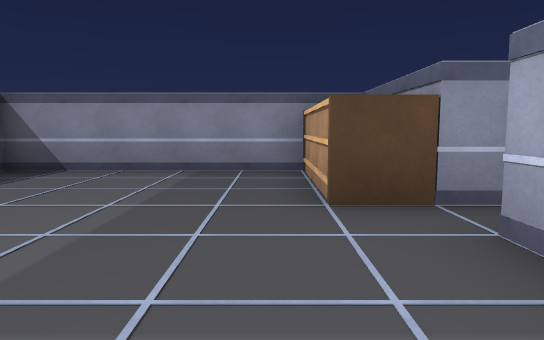
View 1 (above)

22 first-person views from a walk through a 3-D level made in the Unity game engine. The camera is 1.4 m above the floor, tilts 6° down and sees 70° across. The floor is counted in squares, 2 m on a side. Each view is taken from the middle of a square. On the plan, view 1 faces up. The plan holds only what a view shows up to about 11 squares ahead; the rest is blank. The place goes on beyond the plan. The player is left out.

View 2
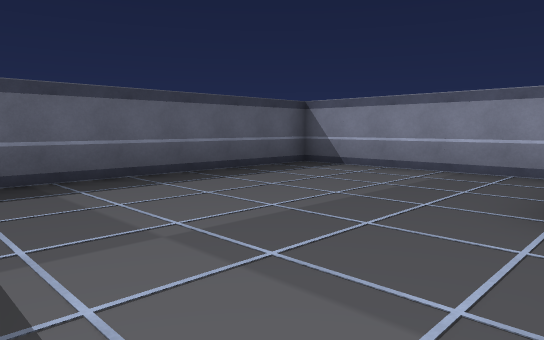

View 3
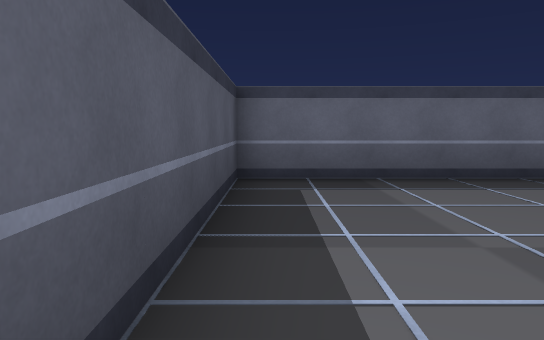

View 4
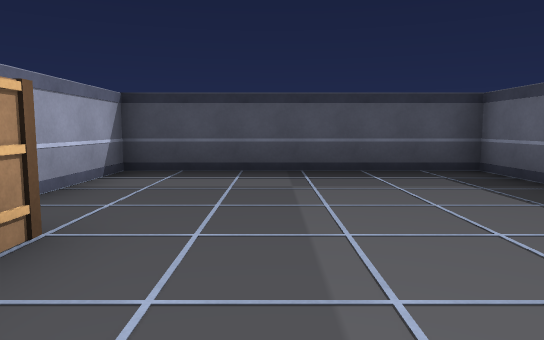

View 5
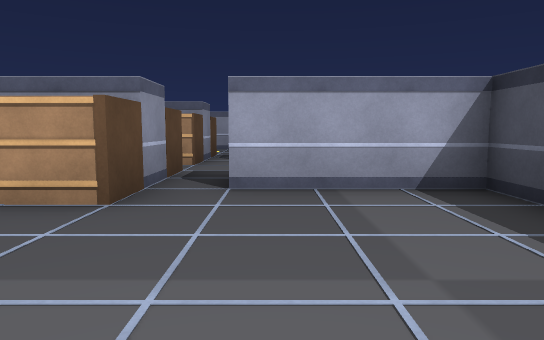

View 6
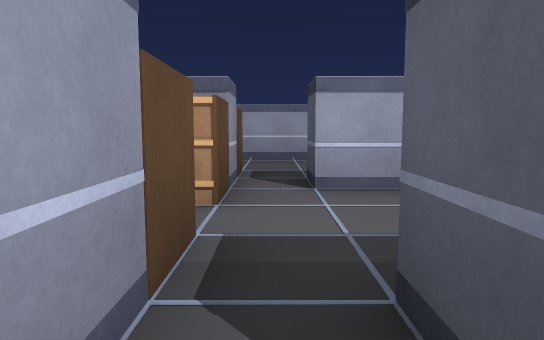

View 7
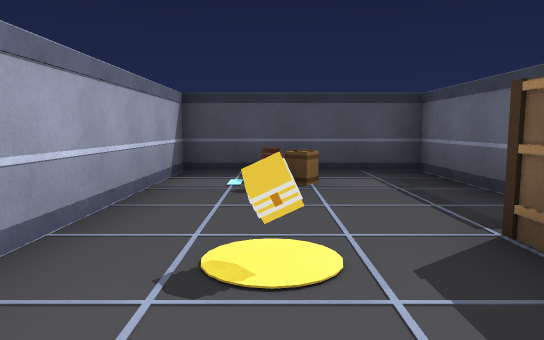

View 8
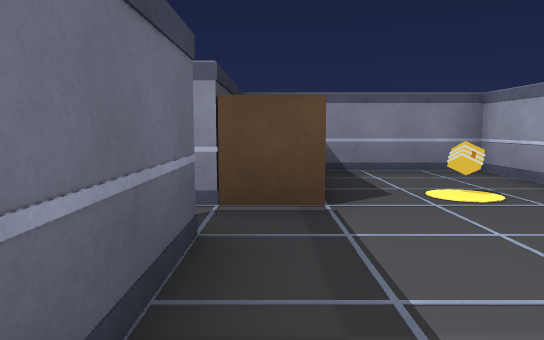

View 9
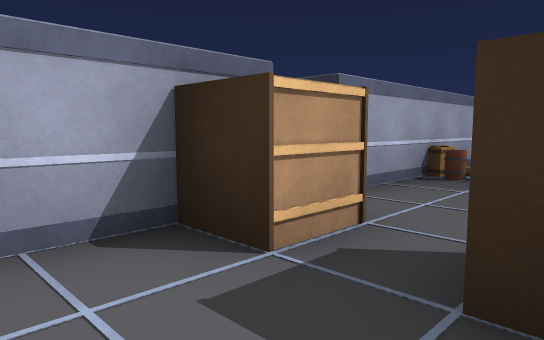

View 10
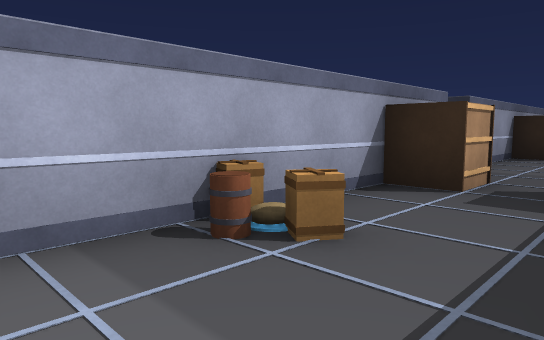

View 11
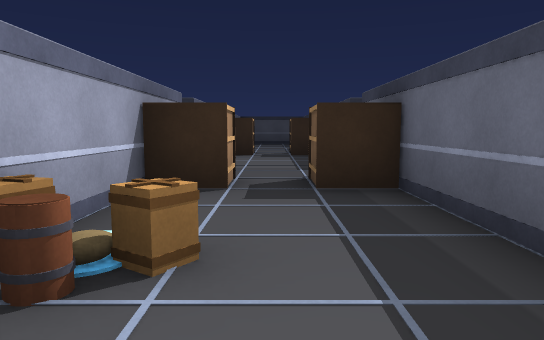

View 12
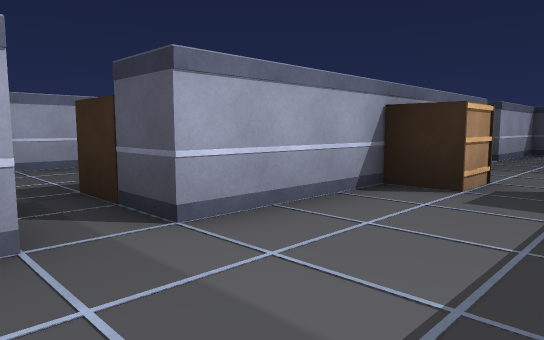

View 13
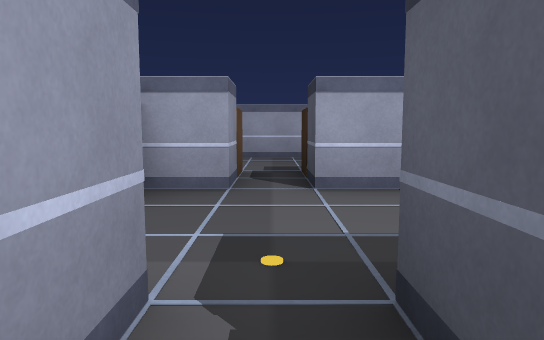

View 14
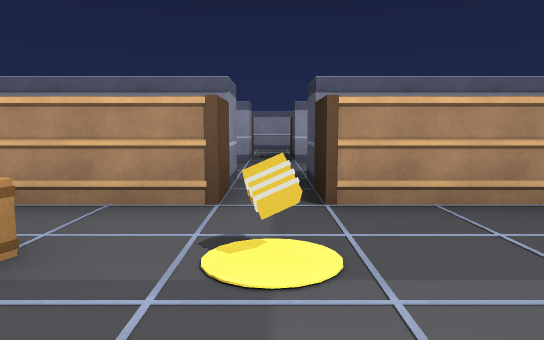

View 15
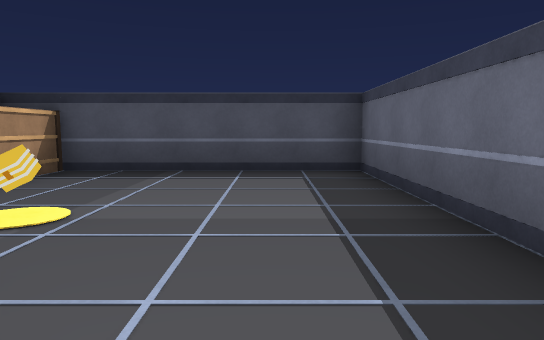

View 16
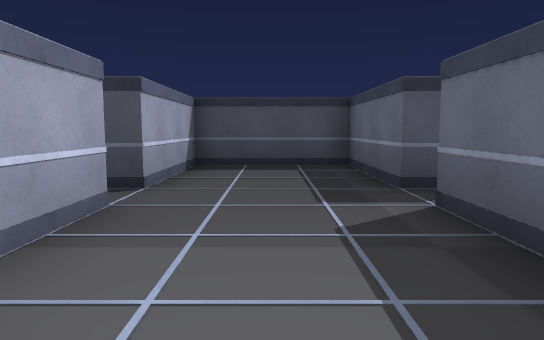

View 17
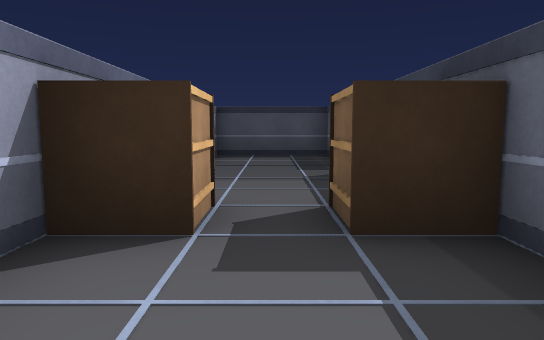

View 18
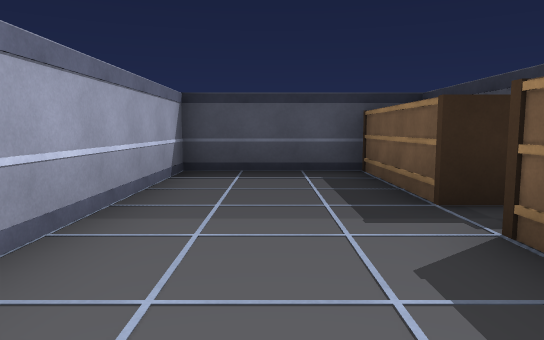

View 19
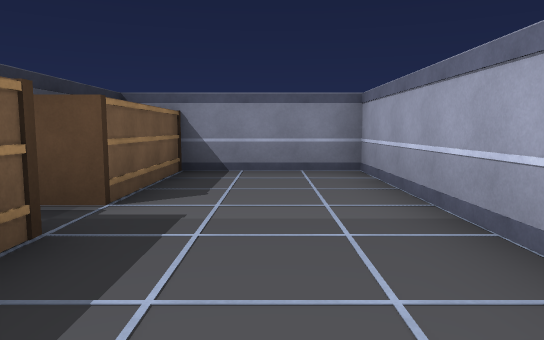

View 20
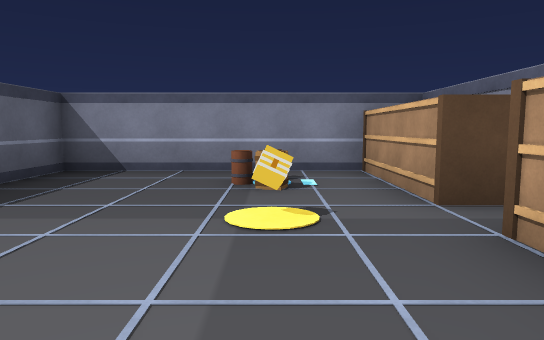

View 21
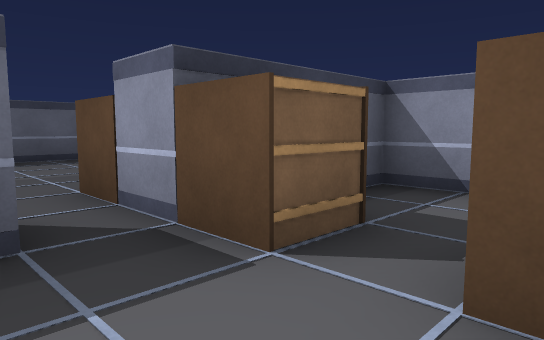

View 22
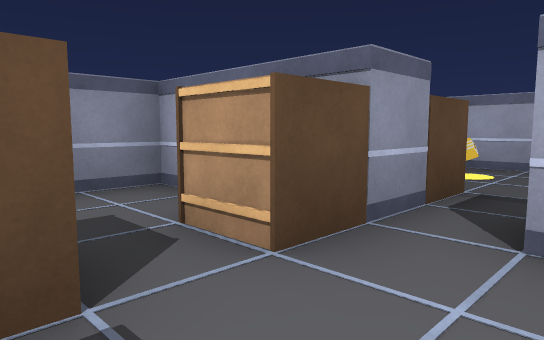

### Floor plan
Points are (right, up) in squares from view 1. A wall is a line through its corners. A room is listed if a view was taken in it or the views show most of it. See-through windows are left out.
Room 1 (views 1, 2, 3, 4, 5, 6)
walls: (-4.6, -0.5) (1.5, -0.5) (1.5, 2.5); (0.6, 6.5) (-4.5, 6.5) (-4.5, -1)
ways out: opening at (2, 3) to room 3
objects: other object (1, 4) to (1, 6)
Room 2 (views 7, 8)
walls: (6.6, 3.5) (5.5, 3.5); (5.5, 2.5) (6.5, 2.5) (6.5, -0.5) (10.5, -0.5) (10.5, 4.5); (10.5, 4.9) (10.5, 6.5) (7.9, 6.5)
ways out: opening at (6, 3) to room 3
objects: other object (7, 4) to (7, 6); other object (9, 1); other object (9, 4)
Room 3 (views 9, 10, 11, 12, 16, 17, 21, 22)
walls: (2.6, -4.5) (1.5, -4.5); (5.5, -4.5) (5.5, -3.5); (1.5, -5.5) (2.6, -5.5); (5.5, -2.6) (5.5, 2.5); (2.5, -8) (2.5, -8.6); (5.5, -8.6) (5.5, -5.5); (2.5, 0) (2.5, -2.6); (2.5, -11) (2.5, -12.5); (5.5, -12.5) (5.5, -11); (1.5, 2.5) (2.6, 2.5); (2.6, 3.5) (1.5, 3.5); (2, -13.5) (2.5, -13.5) (2.5, -16.5) (5.5, -16.5) (5.5, -13.5); (5.5, 4.4) (5.5, 5.6); (5.5, 6) (5.5, 6.5) (2.5, 6.5) (2.5, 6)
ways out: opening at (2, 3) to room 1; opening at (6, 3) to room 2; opening at (2, -5) to room 4; opening at (6, -5) to room 5; opening at (2, -13); opening at (6, -13)
objects: other object (3, -9); other object (3, -3); other object (3, 4); other object (5, -9); other object (5, -3); other object (5, 0); other object (5, 4)
Room 4 (views 13, 14, 15, 20)
walls: (0.6, -1.5) (-4.5, -1.5); (-4.5, -1) (-4.5, -8.5) (0.6, -8.5)
ways out: opening at (2, -5) to room 3
objects: other object (-1, -5); other object (-1, -3); other object (1, -8) to (1, -6); other object (1, -4) to (1, -2)
Room 5 (views 18, 19)
walls: (6.4, -4.5) (5.5, -4.5); (5.5, -5.5) (6.5, -5.5); (7.4, -8.5) (10.5, -8.5) (10.5, -1.5) (7.4, -1.5)
ways out: opening at (6, -5) to room 3
objects: other object (7, -8) to (7, -6); other object (7, -4) to (7, -2)

Where each view was taken, in squares from view 1:
view 1: 0 up, 0 right, facing up
view 2: 0 up, 1 right, facing up-left
view 3: 0 up, 1 right, facing left
view 4: 6 up, 1 left, facing down
view 5: 2 up, 3 left, facing right
view 6: 3 up, 1 right, facing right
view 7: 6 up, 9 right, facing down
view 8: 0 up, 7 right, facing up
view 9: 6 up, 3 right, facing down-right
view 10: 2 up, 3 right, facing down-right
view 11: 2 up, 4 right, facing down
view 12: 4 down, 3 right, facing down-right
view 13: 5 down, 1 right, facing right
view 14: 5 down, 3 left, facing right
view 15: 2 down, 3 left, facing down
view 16: 9 down, 4 right, facing down
view 17: 6 down, 4 right, facing down
view 18: 2 down, 9 right, facing down
view 19: 8 down, 9 right, facing up
view 20: 8 down, 1 left, facing up
view 21: 2 up, 5 right, facing up-left
view 22: 2 up, 3 right, facing up-right
